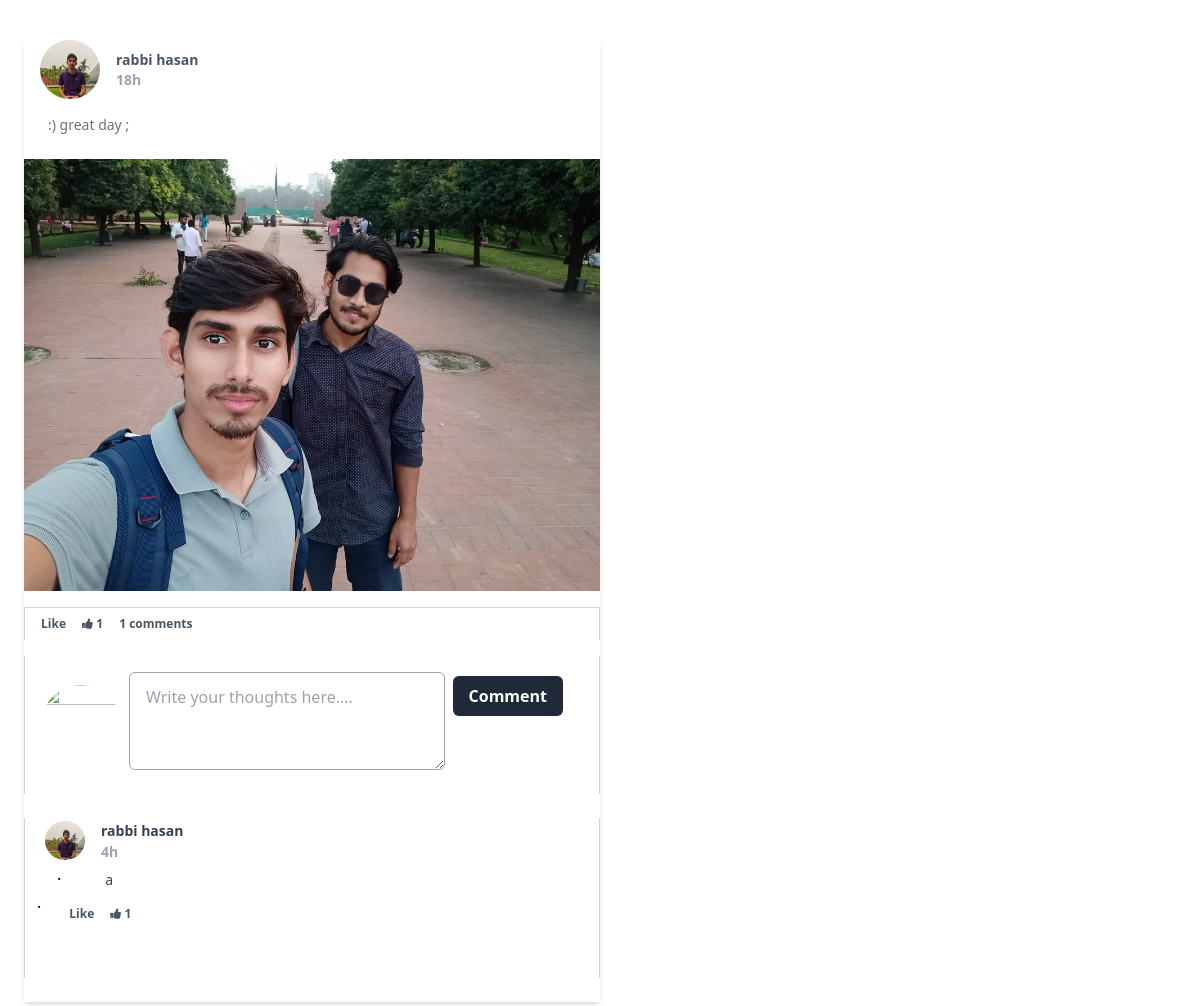
Page /status.php?id=26 on the committed database.
### tables this page shows
CREATE TABLE `status` (
  `status_id` int(11) NOT NULL,
  `status_owner` varchar(11) NOT NULL,
  `status_content` text NOT NULL,
  `status_date` timestamp NOT NULL DEFAULT current_timestamp(),
  `status_image` varchar(255) NOT NULL
);

CREATE TABLE `user_info` (
  `username` varchar(15) NOT NULL,
  `first_name` varchar(150) NOT NULL,
  `last_name` varchar(150) NOT NULL,
  `gender` varchar(15) NOT NULL,
  `email` varchar(200) NOT NULL,
  `phone_no` int(15) NOT NULL,
  `date_of_birth` date NOT NULL,
  `address` varchar(200) NOT NULL,
  `password` varchar(200) NOT NULL,
  `profile_pic` varchar(255) NOT NULL
);

CREATE TABLE `status_comments` (
  `status_id` int(11) NOT NULL,
  `comment_id` int(11) NOT NULL,
  `comment_owner` varchar(11) NOT NULL,
  `comment_desc` varchar(11) NOT NULL,
  `comment_date` timestamp NOT NULL DEFAULT current_timestamp()
);

### time.php (called while the page is built, shortened)
<?php
function  time_con($time) {
  $dbDate = new DateTime($time);
  $currDate = new DateTime();
  $interval = $currDate->diff($dbDate);
  $days_i = $interval->d;
  $hour_i  = $interval->h;
  $formated_time = "";
  if($days_i == 0){
     if($hour_i === 0){
      $formated_time  = $interval->m."m ";
    }
    else{
      $formated_time  = $interval->h."h ";
   }
    }
else{
   $formated_time  = $interval->d."d ".$interval->h."h";
   }
   return $formated_time;
}
;?>

### status.php (the view, shortened to what this page needs)
<?php require_once "header.php"; ?>
<?php require_once "db.php"; ?>
<?php require_once "time.php"; ?>
<div class="mx-6">      <?php
    if (isset($_GET["id"])) {
        $status_id=$_GET["id"];
        $username = $_SESSION["username"];
        $sql = "SELECT first_name,last_name,username, profile_pic, status_id,status_owner,status_content,status_image,status_date, (SELECT COUNT(*) from `status_likes` WHERE status_id = $status_id)'total_likes',(SELECT COUNT(*) from `status_comments` WHERE status_id = $status_id)'total_comments' FROM `status`  LEFT JOIN `user_info`  ON   status.status_owner=user_info.username  WHERE status_id = $status_id  ";
        $result = mysqli_query($conn, $sql);
        $owner_profile_pic = "SELECT profile_pic from user_info where username='$username'";
        $profile_pic_res =mysqli_query($conn, $owner_profile_pic);
        $result_profile_pic=mysqli_fetch_array($profile_pic_res);
        $row = mysqli_fetch_array($result) ;
        $status_date = time_con($row["status_date"]);
            echo
            '<div class= "mt-10    	max-w-xl	shadow-md	">
            <div class="mx-4 mb-2 mt-6   block  text-sm text-gray-600 font-semibold   flex   justify-between ">
            <div class="flex items-center ">
            <img class="rounded-full" src="'.$row["profile_pic"].'" height=60 width=60/> <div  class="flex-col"><a class="mx-4 text-md  "  href="/profile.php?username='.$row["status_owner"].'">'.$row["first_name"].' '.$row["last_name"].' </a> <div class="mx-4 text-sm text-gray-400 ">'.$status_date.'</div></div></div>
             </div>
            <p class=" mx-6 mt-4 text-sm text-gray-500">
            '.$row["status_content"].' ;
            </p>
            <br/>';
            if ($row["status_image"]!='') { echo '<img src="'.$row["status_image"].'"  width=600 height=400 />' ; }
            echo'
            <div class="flex mx-auto mt-4 mb-4 px-4 border-l border-r border-t p-2 border-gray-300 "><a class="pr-4 text-xs text-gray-600 font-semibold" href="like.php?id='.$row["status_id"].'"> Like </a><a href="#" class="pr-4 text-xs text-gray-600 font-semibold"><i class="fa fa-thumbs-up" aria-hidden="true"></i>            '.$row["total_likes"].' </a><a href="/status.php?id='.$row["status_id"].'" class=" pr-4  text-xs text-gray-600 font-semibold ">'.$row["total_comments"].' comments </a></div>
            <div class=" p-4 flex border-x border-gray-300 ">
            <div class="content-center	">
            <img class="rounded-full" src="'.$result_profile_pic["profile_pic"].'" height=80 width=80/>
             </div>
            <form class="mx-2 w-full" action="status.php?id='.$status_id.'" method="POST"  enctype="multipart/form-data">
            <div class="flex   ">
            <div class="w-full"><textarea name="comment_desc" type = "text" rows="3" class="block  w-full border border-b px-4 py-3 rounded-md mb-2  border-gray-400 " placeholder="Write your thoughts here.... "/></textarea></div>
<div class="mx-1"><button type="submit" class="mx-2 mt-1 ml-1 block px-4 py-2 rounded-md bg-gray-800 text-white text-md font-semibold">Comment</button></div>
</div>
</form >
</div>
<div class="border-x border-gray-300 pb-10">
         ';
           $comments_sql = "SELECT first_name,last_name,username, profile_pic, comment_id,comment_owner,comment_desc,comment_date,(SELECT count(*) from `comment_likes` where comment_id  = S.comment_id )total_likes  FROM `status_comments` as S LEFT JOIN `user_info`  ON   S.comment_owner=user_info.username  WHERE status_id = $status_id  " ;
           $comment_res = mysqli_query($conn,$comments_sql) ;
           while($cmt = mysqli_fetch_array($comment_res) ){
            $comment_date = time_con($cmt["comment_date"]);
             echo'
             <div class="mx-5 mt-6 "> <div class="flex items-center">
             <img class="rounded-full" src="'.$cmt["profile_pic"].'" height=40 width=40/> <div  class="flex-col"><a class="mx-4 text-sm font-semibold text-gray-700 "  href="/profile.php?username='.$cmt["comment_owner"].'">'.$cmt["first_name"].' '.$cmt["last_name"].' </a> <div class="mx-4 text-sm text-gray-400 font-semibold ">'.$comment_date.'</div></div></div>
              <div class="flex"><div class="px-3 ">.</div>
              <p class="mx-8 mt-2 text-sm  text-gray-700 "> '.$cmt["comment_desc"].'</p></div> </div>
              <div class="flex"><div class="px-3 ">.</div>
              <div class="flex  mt-4 mb-4 px-4">
<a class="pr-4 text-xs text-gray-600 font-semibold" href="comment_like.php?id='.$cmt["comment_id"].'&status_id='.$status_id.'"> Like </a><a href="/liked.php?id='.$cmt["comment_id"].'&comment" class="pr-4 text-xs text-gray-600 font-semibold"><i class="fa fa-thumbs-up" aria-hidden="true"></i>            '.$cmt["total_likes"].'</div>
</div></div>
             ';
           }
echo  '</div></div>';
}
?>
<?php require_once "footer.php"; ?>

### rows in the picture
status: status_owner.profile_pic (picture), status_owner.first_name "rabbi", status_owner.last_name "hasan", status_date "18h", status_content ":) great day", status_image (picture)
status_comments: comment_owner.profile_pic (picture), comment_owner.first_name "rabbi", comment_owner.last_name "hasan", comment_date "4h", comment_desc "a", total_likes "1"

### other values in the picture
$row["total_likes"] "1"
$row["total_comments"] "1"
